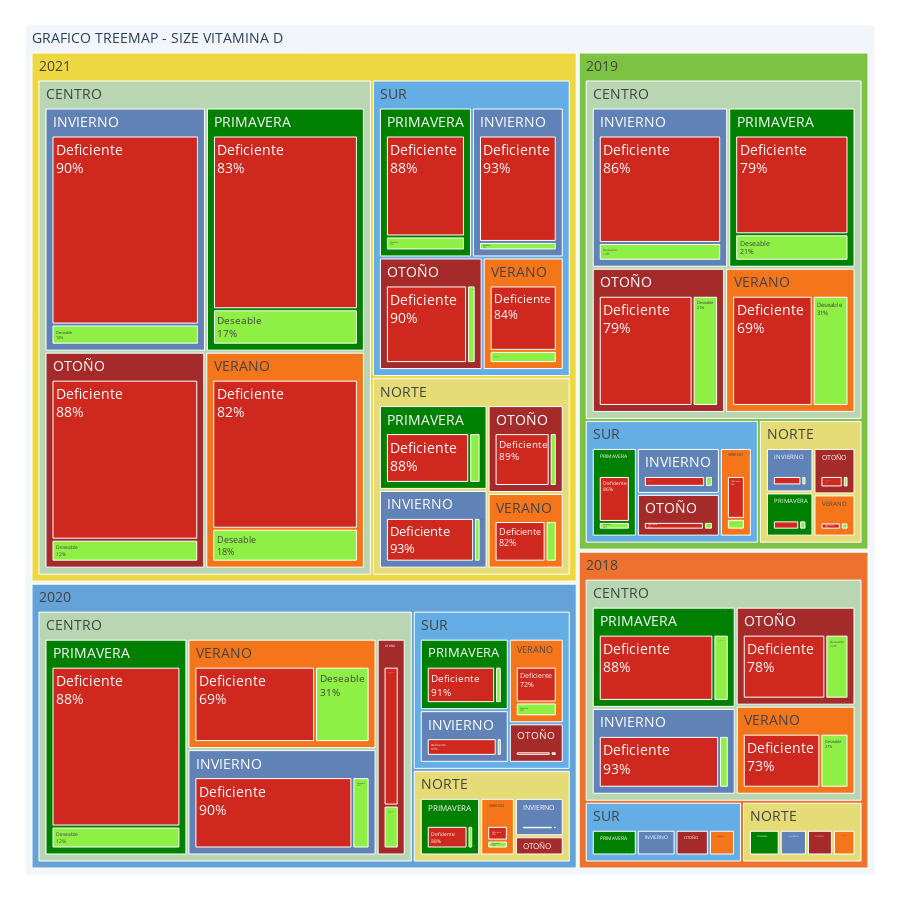

The cell this chart's notebook holds for it:
### Code cell
#Treemap
dropdown_zona = widgets.Dropdown(
    value='ALL', 
    options=['ALL','Norte', 'Centro', 'Sur'], 
    description='Zona :'
)

widgets.interact(update_treemap, zona=dropdown_zona)

### Figure 1 — Plotly figure (JSON) as saved in the notebook; plotly's stock layout.template omitted (floating-point values rounded to 4 significant figures; data arrays with more than 128 entries replaced by an {"elided": "..."} marker saying what was removed)
{"data": [{"branchvalues": "total", "customdata": {"elided": "161x1 str values"}, "domain": {"x": [0, 1], "y": [0, 1]}, "hovertemplate": "labels=%{label}<br>RESULTADO_VAL=%{value}<br>parent=%{parent}<br>id=%{id}<br>VIT_D_TXT=%{customdata[0]}<extra></extra>", "ids": {"elided": "161 str values"}, "labels": {"elided": "161 str values"}, "marker": {"colors": {"elided": "161 str values"}}, "name": "", "parents": {"elided": "161 str values"}, "textfont": {"size": 14}, "textinfo": "label+percent parent", "type": "treemap", "values": {"elided": "161 int values"}}], "layout": {"height": 900, "legend": {"tracegroupgap": 0}, "margin": {"b": 25, "l": 25, "r": 25, "t": 25}}}
